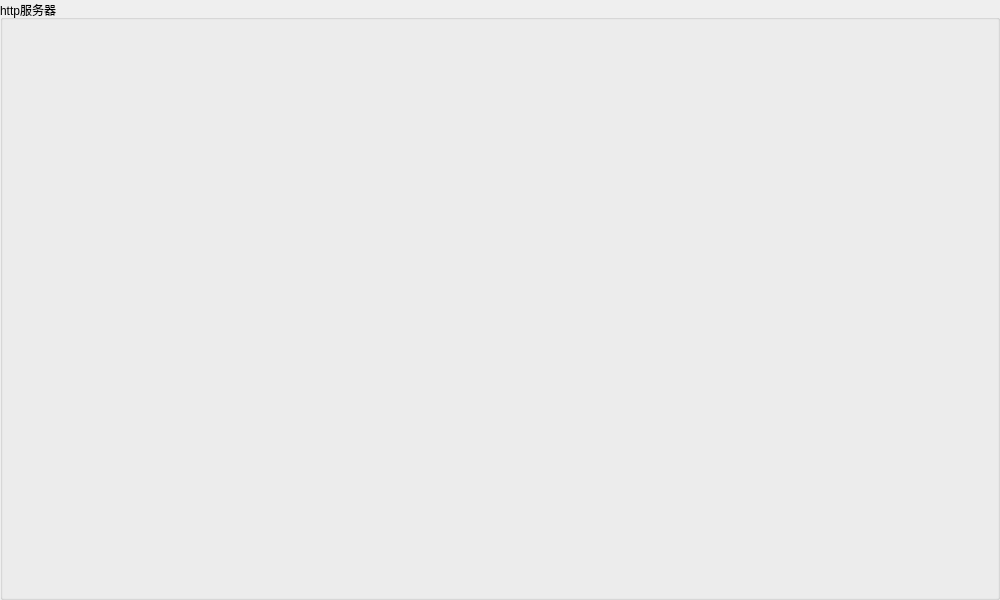
<?xml version="1.0" encoding="UTF-8"?>
<ui version="4.0">
 <class>httpBox</class>
 <widget class="QGroupBox" name="httpBox">
  <property name="geometry">
   <rect>
    <x>0</x>
    <y>0</y>
    <width>1000</width>
    <height>600</height>
   </rect>
  </property>
  <property name="minimumSize">
   <size>
    <width>1000</width>
    <height>600</height>
   </size>
  </property>
  <property name="windowTitle">
   <string>GroupBox</string>
  </property>
  <property name="title">
   <string>http服务器</string>
  </property>
 </widget>
 <resources/>
 <connections/>
</ui>
